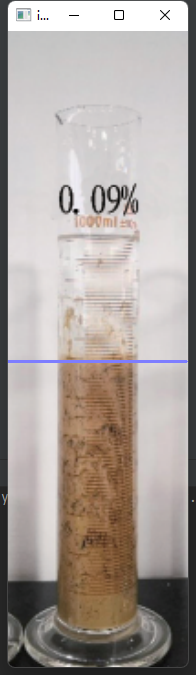
#> input picture 4-1.png, 196 x 675 px
$ python try.py
#> lines starting #> are read from the running program, lines starting #| are printed output that depends on the picture; after the words box and inside, x2 and y2 are one past the last pixel; in counts of white or black regions, pixels touching at a corner belong together
# @author: tiger
# time: 2022/10/17 21:17


import cv2
import numpy as np
import matplotlib.pyplot as plt


def get_Several_MinMax_Array(np_arr, several):
    """get max or min nums in array
    positive-min
    negative-max
    """
    if several > 0:
        several_min_or_max = np_arr[np.argpartition(np_arr,several)[:several]]
    else:
        several_min_or_max = np_arr[np.argpartition(np_arr, several)[several:]]
    return several_min_or_max


def contours_in(img_gray, contours):
    """get points in contours"""
    p = np.zeros(shape=img_gray.shape)
    cv2.drawContours(p, contours, -1, 255, -1)
    a = np.where(p==255)[0].reshape(-1,1)
    b = np.where(p==255)[1].reshape(-1,1)
    coordinate = np.concatenate([a,b], axis=1).tolist()
    inside = [list(x) for x in coordinate]
    return np.array(inside)


img_path = input()
#> the answer given: 4-1.png

img_ori = cv2.imread(img_path, 1)
#> img_ori is the input picture: shape (675, 196, 3); mean B, G, R 156.7, 161.8, 170.4
# img_gray = cv2.cvtColor(img_ori, cv2.COLOR_BGR2GRAY)

img_double = cv2.bilateralFilter(img_ori, 50, 100, 100)
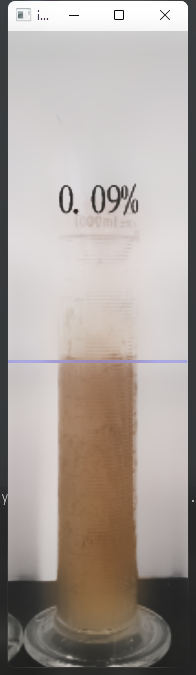
#> img_double: shape (675, 196, 3); mean B, G, R 156.6, 161.9, 170.7

img_gray = cv2.cvtColor(img_double, cv2.COLOR_BGR2GRAY)
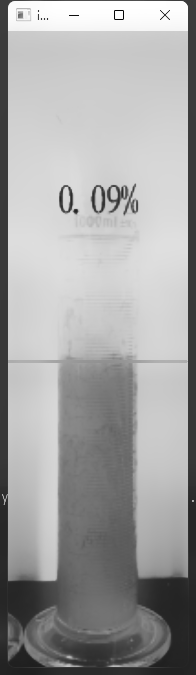
#> img_gray: shape (675, 196); min 4, max 255, mean 163.9

t, img_t = cv2.threshold(img_gray, 0, 255, cv2.THRESH_BINARY+cv2.THRESH_OTSU)
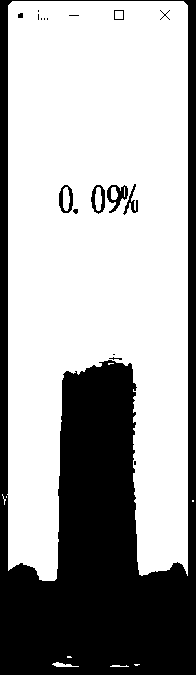
#> img_t: shape (675, 196); 65.4% white; 18 black regions (9 under 20 px), largest, box (x1, y1, x2, y2) and area: (0, 0, 196, 675) 44848, (107, 185, 128, 213) 256, (91, 185, 105, 214) 189
#> t = 145

k = np.ones((5, 5), np.uint8)
img_m = cv2.morphologyEx(img_t, cv2.MORPH_CLOSE, k, iterations=3)
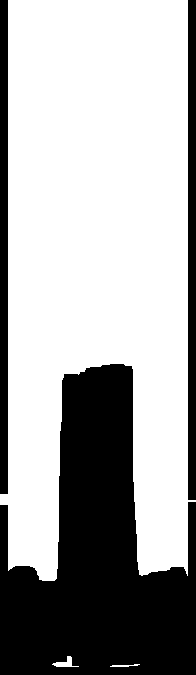
#> img_m: shape (675, 196); 66.6% white; 3 black regions, box (x1, y1, x2, y2) and area: (0, 364, 196, 675) 36267, (188, 0, 196, 500) 4000, (0, 0, 8, 494) 3952
img_m = 255 - img_m
#> img_m: shape (675, 196); 33.4% white; 3 white regions

contours, hierarchy = cv2.findContours(img_m, cv2.RETR_LIST, cv2.CHAIN_APPROX_SIMPLE)
#> contours = 5 contours; box (x1, y1, x2, y2) and area: (0, 364, 196, 675) 35800, (188, 0, 196, 500) 3493, (0, 0, 8, 494) 3451, (51, 655, 80, 668) 158, (109, 663, 141, 668) 81

contours_points = contours_in(img_gray, contours)
#> in contours_in, `coordinate = np.concatenate([a,b], axis=1).tolist()`: coordinate = 44219 items
#> contours_points = 44219 pairs, first value 0 to 674, second value 0 to 195

x_mean = np.mean(contours_points[:, 1])
#> x_mean = 97.59
d_max = np.max(contours_points[:, 1]) - np.min(contours_points[:, 1])
#> d_max = 195

y_mins = get_Several_MinMax_Array(contours_points[:, 0], 10)
#> in get_Several_MinMax_Array, `several_min_or_max = np_arr[np.argpartition(np_arr,several)[:several]]`: several_min_or_max = [0, 0, 0, 0, 0, 0, 0, 0, 0, 0]
#> y_mins = [0, 0, 0, 0, 0, 0, 0, 0, 0, 0]
y_min = int(np.mean(y_mins))
#> y_min = 0

# cv2.drawContours(img_ori, contours, -1, (0, 0, 0), 2)
img_mask = cv2.line(img_ori, (int(x_mean - 0.5*d_max), y_min), (int(x_mean + 0.5*d_max), y_min), (255, 125, 125), 2)


# cv2.namedWindow('tiger', 0)
# cv2.resizeWindow('tiger', 500, 500)
cv2.imshow('img_m', img_mask)
# cv2.imshow('img_c', img_m)
# cv2.imshow('img_t', img_t)
cv2.waitKey()
cv2.destroyAllWindows()

$ run again, on 4.png
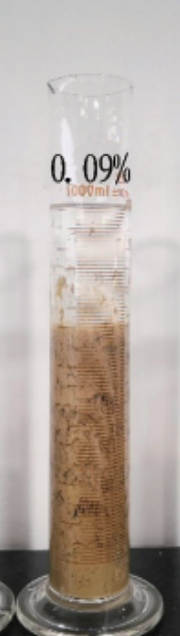
#> input picture 4.png, 180 x 636 px
#> img_ori is the input picture: shape (636, 180, 3); mean B, G, R 163.3, 170, 180.2
#> `t, img_t = cv2.threshold(img_gray, 0, 255, cv2.THRESH_BINARY+cv2.THRES..`:
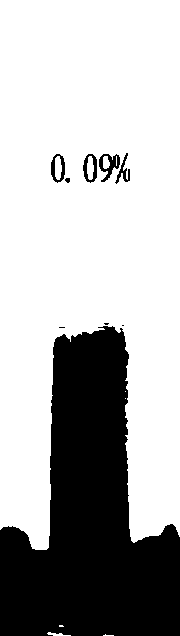
#> img_t: shape (636, 180); 70.1% white; 9 black regions (3 under 20 px), largest, box (x1, y1, x2, y2) and area: (0, 326, 180, 636) 33389, (99, 154, 120, 182) 260, (83, 154, 97, 183) 197, (51, 154, 65, 183) 189, (115, 153, 130, 184) 148, (65, 178, 70, 183) 20
#> t = 151
#> `img_m = cv2.morphologyEx(img_t, cv2.MORPH_CLOSE, k, iterations=3)`:
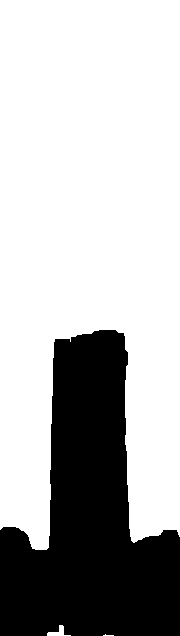
#> img_m: shape (636, 180); 71.2% white; 1 black region, box (x1, y1, x2, y2) and area: (0, 330, 180, 636) 32997
#> contours = 1 contour; box (x1, y1, x2, y2) and area: (0, 330, 180, 636) 32496
#> coordinate = 32997 items
#> contours_points = 32997 pairs, first value 330 to 635, second value 0 to 179
#> x_mean = 89.4
#> d_max = 179
#> several_min_or_max = [330, 330, 330, 330, 330, 330, 330, 330, 330, 330]
#> y_min = 330

$ run again, on 5.png
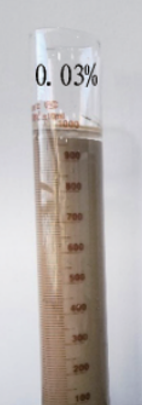
#> input picture 5.png, 142 x 405 px
#> img_ori is the input picture: shape (405, 142, 3); mean B, G, R 176.7, 179, 185.3
#> `t, img_t = cv2.threshold(img_gray, 0, 255, cv2.THRESH_BINARY+cv2.THRES..`:
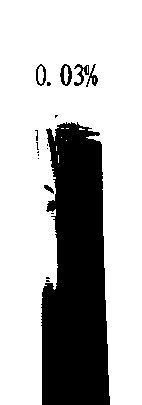
#> img_t: shape (405, 142); 72% white; 18 black regions (12 under 20 px), largest, box (x1, y1, x2, y2) and area: (41, 122, 110, 405) 15533, (60, 64, 72, 86) 136, (74, 64, 89, 86) 128, (36, 64, 46, 86) 93, (86, 64, 98, 87) 93, (44, 185, 54, 194) 43
#> t = 161
#> `img_m = cv2.morphologyEx(img_t, cv2.MORPH_CLOSE, k, iterations=3)`:
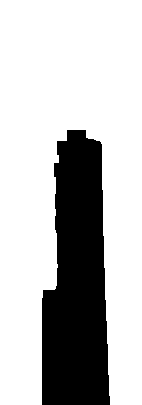
#> img_m: shape (405, 142); 74.4% white; 1 black region, box (x1, y1, x2, y2) and area: (42, 130, 110, 405) 14744
#> contours = 1 contour; box (x1, y1, x2, y2) and area: (42, 130, 110, 405) 14408
#> a = 14744 values from 130 to 404
#> b = 14744 values, max 109 at index 14199, min 42 at index 7714, mean 76.67
#> coordinate = 14744 pairs, first value 130 to 404, second value 42 to 109
#> inside has the same summary as coordinate
#> contours_points has the same summary as coordinate in contours_in
#> x_mean = 76.67
#> d_max = 67
#> several_min_or_max = [130, 130, 130, 130, 130, 130, 130, 130, 130, 130]
#> y_min = 130

$ run again, on 6.png
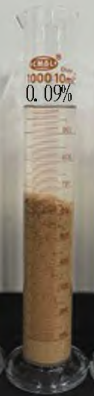
#> input picture 6.png, 94 x 396 px
#> img_ori is the input picture: shape (396, 94, 3); mean B, G, R 116.3, 130, 139.7
#> `t, img_t = cv2.threshold(img_gray, 0, 255, cv2.THRESH_BINARY+cv2.THRES..`:
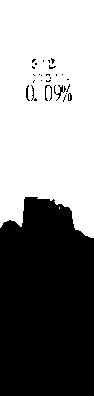
#> img_t: shape (396, 94); 53.3% white; 28 black regions (23 under 20 px), largest, box (x1, y1, x2, y2) and area: (0, 197, 94, 396) 17102, (54, 85, 66, 101) 56, (45, 85, 52, 101) 41, (26, 85, 30, 101) 29, (68, 93, 72, 101) 22
#> t = 128
#> `img_m = cv2.morphologyEx(img_t, cv2.MORPH_CLOSE, k, iterations=3)`:
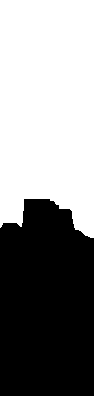
#> img_m: shape (396, 94); 54.3% white; 1 black region, box (x1, y1, x2, y2) and area: (0, 199, 94, 396) 17019
#> contours = 1 contour; box (x1, y1, x2, y2) and area: (0, 199, 94, 396) 16740
#> a = 17019 values from 199 to 395
#> b = 17019 values, max 93 at index 2260, min 0 at index 1345, mean 45.95
#> coordinate = 17019 pairs, first value 199 to 395, second value 0 to 93
#> inside has the same summary as coordinate
#> contours_points has the same summary as coordinate in contours_in
#> x_mean = 45.95
#> d_max = 93
#> several_min_or_max = [199, 199, 199, 199, 199, 199, 199, 199, 199, 199]
#> y_min = 199
